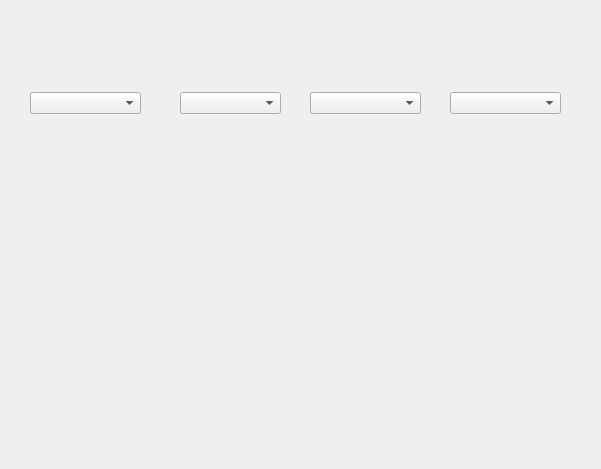
<?xml version="1.0" encoding="UTF-8"?>
<ui version="4.0">
 <class>Media</class>
 <widget class="QWidget" name="Media">
  <property name="geometry">
   <rect>
    <x>0</x>
    <y>0</y>
    <width>601</width>
    <height>469</height>
   </rect>
  </property>
  <property name="windowTitle">
   <string>Form</string>
  </property>
  <widget class="QWidget" name="horizontalLayoutWidget">
   <property name="geometry">
    <rect>
     <x>30</x>
     <y>90</y>
     <width>111</width>
     <height>27</height>
    </rect>
   </property>
   <layout class="QHBoxLayout" name="horizontalLayout">
    <item>
     <widget class="QComboBox" name="comboBox"/>
    </item>
   </layout>
  </widget>
  <widget class="QWidget" name="horizontalLayoutWidget_2">
   <property name="geometry">
    <rect>
     <x>180</x>
     <y>90</y>
     <width>101</width>
     <height>27</height>
    </rect>
   </property>
   <layout class="QHBoxLayout" name="horizontalLayout_2">
    <item>
     <widget class="QComboBox" name="comboBox_2"/>
    </item>
   </layout>
  </widget>
  <widget class="QWidget" name="verticalLayoutWidget_2">
   <property name="geometry">
    <rect>
     <x>310</x>
     <y>90</y>
     <width>111</width>
     <height>27</height>
    </rect>
   </property>
   <layout class="QVBoxLayout" name="verticalLayout_2">
    <item>
     <widget class="QComboBox" name="comboBox_3"/>
    </item>
   </layout>
  </widget>
  <widget class="QWidget" name="horizontalLayoutWidget_3">
   <property name="geometry">
    <rect>
     <x>450</x>
     <y>90</y>
     <width>111</width>
     <height>27</height>
    </rect>
   </property>
   <layout class="QHBoxLayout" name="horizontalLayout_3">
    <item>
     <widget class="QComboBox" name="comboBox_4"/>
    </item>
   </layout>
  </widget>
 </widget>
 <resources/>
 <connections/>
</ui>
